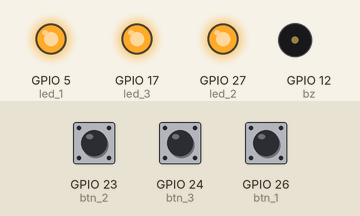
Simulated run of this program. Board: Raspberry Pi (BCM pin numbers). Parts: output pins drawn as LEDs (lit = HIGH), buzzer (waves = sounding). Inputs (shaded band) come from the test bench; at power-on: GPIO 23 (btn_2) HIGH, GPIO 24 (btn_3) HIGH, GPIO 26 (btn_1) HIGH. Random numbers come from a fixed seed; threads take turns every 2 ms; the clock reads 2024-03-15 10:24:30 at power-on unless the program sets it; what the program prints to the terminal is not drawn. At 12.5 s the program stops and its outputs stay as they are.

Above: at 0.25 s.
At 1.5 s:
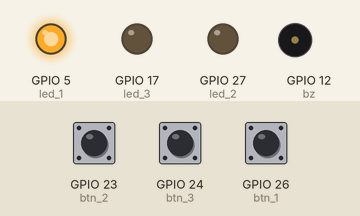
At 5.9 s:
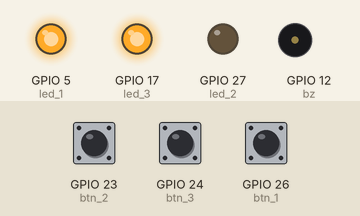
At 9.1 s:
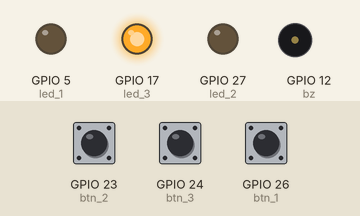
At 11.4 s:
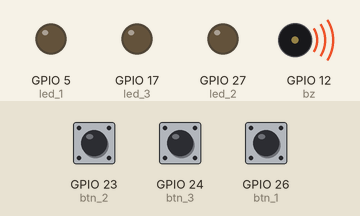
At 12.6 s:
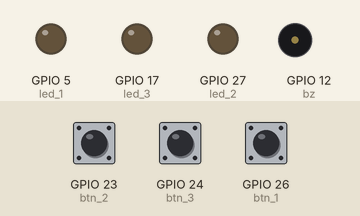
Timing chart, 0 to 14.0 s (numbered marks = the images above):
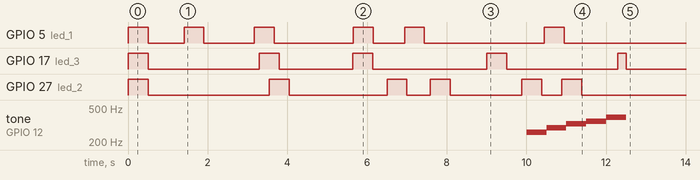

The program:

game_last_1.py
```python
from gpiozero import LED, Button, PWMOutputDevice
import random
import time
import threading

# 전역 변수로 score 선언
score = 0
led_on_count = 0  # 불이 켜진 횟수를 세는 변수


# 음계 주파수 (도레미파솔)
notes = {
    "C": 261.63,  # 도
    "D": 293.66,  # 레
    "E": 329.63,  # 미
    "F": 349.23,  # 파
    "G": 392.00   # 솔
}

# 음을 부저로 출력하는 함수
def play_note(buzzer, frequency, duration):
    buzzer.frequency = frequency  # 부저의 주파수 설정
    buzzer.value = 0.5  # 소리 크기 설정 (0.5는 중간 크기)
    time.sleep(duration)  # 주어진 시간 동안 소리 재생
    buzzer.value = 0  # 소리 끄기

# 도레미파솔 음계를 차례대로 출력하는 함수
def play_scale(buzzer):
    # 도레미파솔 순서대로 출력
    for note, freq in notes.items():
        play_note(buzzer, freq, 0.5)  # 각 음을 0.5초 동안 재생

# 점수를 출력하는 함수
def update_score():
    global score
    score += 1
    print(f"점수: {score}")
    play_note(bz, 329.63, 0.2)  # 'E' 음을 출력

# LED 깜빡임 함수 (각 LED는 랜덤 주기로 깜빡임)
def blink_led(led):
    global led_on_count  # 불이 켜진 횟수를 세기 위해 전역 변수 사용
    while True:
        # 주기를 매번 랜덤하게 설정 (0초 ~ 3초 사이)
        interval = random.uniform(0, 3)

        # LED를 0.5초 동안 켰다 끄기
        led.on()  # LED 켜기
        led_on_count += 1  # LED가 켜졌을 때 카운트 증가
        time.sleep(0.5)  # 0.5초 대기
        led.off()  # LED 끄기
        time.sleep(0.5)  # 0.5초 대기

        # 랜덤 주기만큼 대기 (주기마다 주기 변경)
        time.sleep(interval)

# 버튼 눌렸을 때 점수를 올려주는 함수
def btn_1_pressed():
    if led_1.is_lit:  # LED 1이 켜져 있을 때
        update_score()

def btn_2_pressed():
    if led_2.is_lit:  # LED 2가 켜져 있을 때
        update_score()

def btn_3_pressed():
    if led_3.is_lit:  # LED 3이 켜져 있을 때
        update_score()


# 부저, LED, 버튼 초기화
bz = PWMOutputDevice(12)  # 부저 초기화

led_1 = LED(5)
led_2 = LED(27)
led_3 = LED(17)

btn_1 = Button(26, pull_up=True, bounce_time=0.05)  # LED 1에 해당하는 버튼
btn_2 = Button(23, pull_up=True, bounce_time=0.05)  # LED 2에 해당하는 버튼
btn_3 = Button(24, pull_up=True, bounce_time=0.05)  # LED 3에 해당하는 버튼

# 각 버튼에 눌림 이벤트 핸들러 연결
btn_1.when_pressed = btn_1_pressed
btn_2.when_pressed = btn_2_pressed
btn_3.when_pressed = btn_3_pressed

# 각 LED를 위한 스레드 생성
thread_1 = threading.Thread(target=blink_led, args=(led_1,))
thread_2 = threading.Thread(target=blink_led, args=(led_2,))
thread_3 = threading.Thread(target=blink_led, args=(led_3,))

# 각 스레드를 daemon 스레드로 설정
thread_1.daemon = True
thread_2.daemon = True
thread_3.daemon = True

# 각 스레드 시작
thread_1.start()
thread_2.start()
thread_3.start()

# 30초 동안 프로그램 실행 후 결과 출력
start_time = time.time()

while True:
    # 30초 동안 대기
    elapsed_time = time.time() - start_time
    if elapsed_time >= 10:
        # 30초가 경과하면 종료
        print(f"불이 켜진 총 횟수: {led_on_count}")
        # 불이 켜진 횟수의 50% 이상이면 win
        if led_on_count > 0 and (led_on_count // 2) < score:
            print("win")
            play_scale(bz)  # 게임 승리시 도레미파솔 음계 출력
        else:
            print("lose")
            play_scale(bz)
        break

    time.sleep(1)  # 메인 루프에서 대기
```

Measured:
- by itself, GPIO 5 (led_1): LOW → HIGH at 0.00 s, → LOW 0.50 s later, → HIGH 0.90 s later, → LOW 0.50 s later, … (12 changes in this stretch)
- by itself, GPIO 17 (led_3): LOW → HIGH at 0.00 s, → LOW 0.50 s later, → HIGH 2.8 s later, → LOW 0.50 s later, … (10 changes in this stretch)
- by itself, GPIO 27 (led_2): LOW → HIGH at 0.00 s, → LOW 0.50 s later, → HIGH 3.0 s later, → LOW 0.50 s later, … (12 changes in this stretch)
- by itself, tone on GPIO 12 (bz): plays 261 Hz for 0.50 s, 293 Hz for 0.50 s, 329 Hz for 0.50 s, 349 Hz for 0.50 s, 392 Hz for 0.50 s
